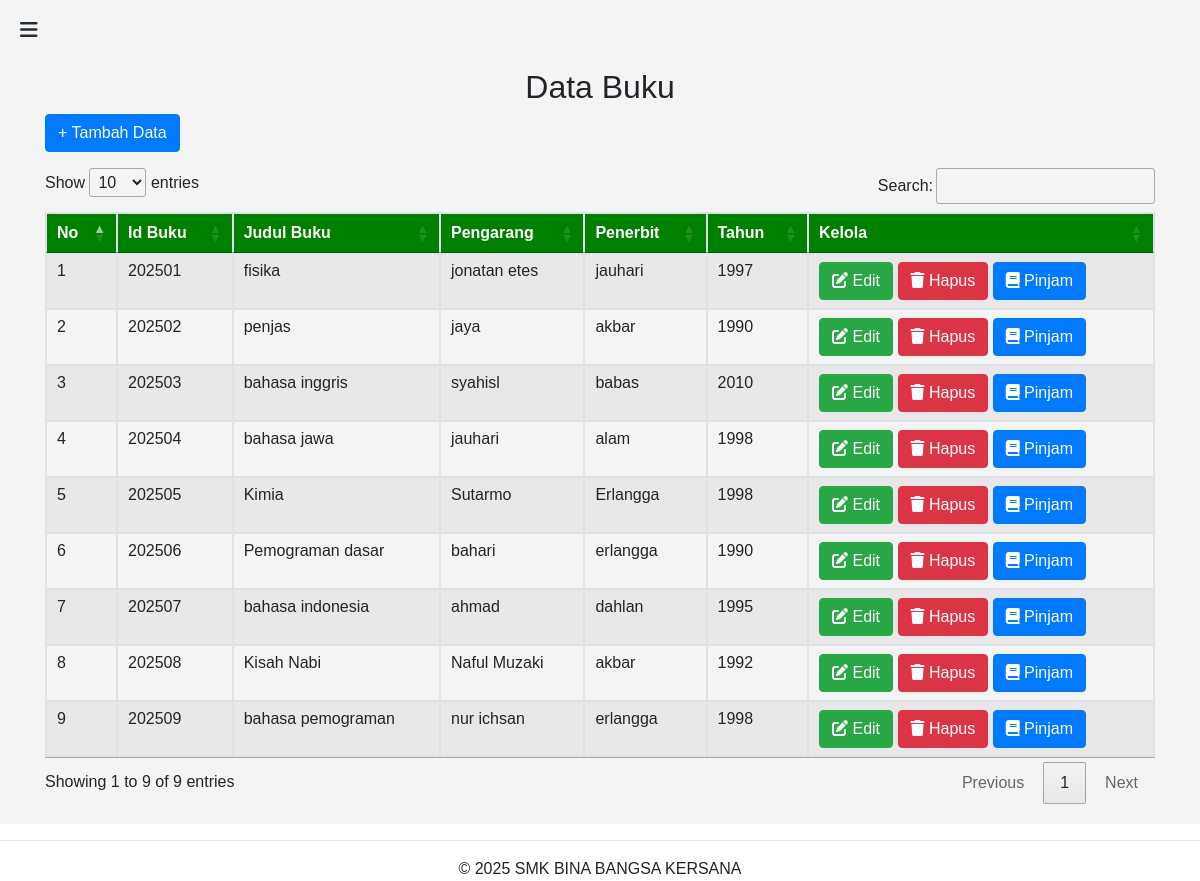
The page /buku.php (signed in) on the database its author committed.
### tables this page shows
CREATE TABLE `buku` (
  `id` int(11) NOT NULL,
  `id_buku` varchar(10) DEFAULT NULL,
  `judul` varchar(100) NOT NULL,
  `pengarang` varchar(50) NOT NULL,
  `penerbit` varchar(50) NOT NULL,
  `tahun` int(11) NOT NULL
);

### buku.php (the view, shortened to what this page needs)
<?php
include 'koneksi.php';
include 'sidebar.php';
?>
<!DOCTYPE html>
<html lang="id">
<head>
    <link rel="stylesheet" href="https://maxcdn.bootstrapcdn.com/bootstrap/4.5.2/css/bootstrap.min.css">
    <link rel="stylesheet" href="https://cdn.datatables.net/1.10.21/css/jquery.dataTables.min.css">
</head>
    <div class="main-content">
        <div class="container mt-5">
            <h2 class="text-center">Data Buku</h2>
            <a href="data_buku.php" class="btn btn-primary mb-3">+ Tambah Data</a>
            <table id="dataBuku" class="table table-striped table-bordered">
                <thead>
                    <tr>
                        <th>No</th>
                        <th>Id Buku</th>
                        <th>Judul Buku</th>
                        <th>Pengarang</th>
                        <th>Penerbit</th>
                        <th>Tahun</th>
                        <th>Kelola</th>
                    </tr>
                </thead>
                <tbody>
                    <?php
                    $result = mysqli_query($koneksi, "SELECT * FROM buku") or die(mysqli_error($koneksi));
                    $no = 1;
                    while ($row = mysqli_fetch_assoc($result)) {
                        echo "<tr>
                            <td>{$no}</td>
                            <td>{$row['id_buku']}</td>
                            <td>{$row['judul']}</td>
                            <td>{$row['pengarang']}</td>
                            <td>{$row['penerbit']}</td>
                            <td>{$row['tahun']}</td>
                            <td>
                                <a href='edit_buku.php?id={$row['id']}' class='btn btn-success'>
                                    <i class='fas fa-edit'></i> Edit
                                </a>
                                <a href='hapus_buku.php?id={$row['id_buku']}' class='btn btn-danger' onclick='return confirm(\"Apakah Anda yakin ingin menghapus buku ini?\")'>
                                    <i class='fas fa-trash'></i> Hapus
                                </a>
                                <a href='peminjaman_buku.php?id_buku={$row['id_buku']}' class='btn btn-primary'>
                                <i class='fas fa-book'></i> Pinjam
                                </a>
                            </td>
                        </tr>";
                        $no++;
                    }
                    ?>
                </tbody>
            </table>
        </div>
    </div>
    <hr class="text-light">
    <div class="text-center">
        <p class="mb-0">&copy; 2025 SMK BINA BANGSA KERSANA</p>
   </div>
</body>

### sidebar.php (style rules this page uses)
* { margin: 0; padding: 0; box-sizing: border-box; font-family: Arial, sans-serif; }
.main-content { margin-left: 0; padding: 20px; transition: margin-left 0.3s ease; background-color: #f4f4f4; flex-grow: 1; }
.container { margin-top: 80px; width: calc(100% - 250px); }

### buku.php (style rules this page uses)
.table thead { background-color: green; color: white; }

### rows shown on the page
buku: id_buku "202501", judul "fisika", pengarang "jonatan etes", penerbit "jauhari", tahun "1997"
buku: id_buku "202502", judul "penjas", pengarang "jaya", penerbit "akbar", tahun "1990"
buku: id_buku "202503", judul "bahasa inggris", pengarang "syahisl", penerbit "babas", tahun "2010"
buku: id_buku "202504", judul "bahasa jawa", pengarang "jauhari", penerbit "alam", tahun "1998"
buku: id_buku "202505", judul "Kimia", pengarang "Sutarmo", penerbit "Erlangga", tahun "1998"
buku: id_buku "202506", judul "Pemograman dasar", pengarang "bahari", penerbit "erlangga", tahun "1990"
buku: id_buku "202507", judul "bahasa indonesia", pengarang "ahmad", penerbit "dahlan", tahun "1995"
buku: id_buku "202508", judul "Kisah Nabi", pengarang "Naful Muzaki", penerbit "akbar", tahun "1992"
buku: id_buku "202509", judul "bahasa pemograman", pengarang "nur ichsan", penerbit "erlangga", tahun "1998"
